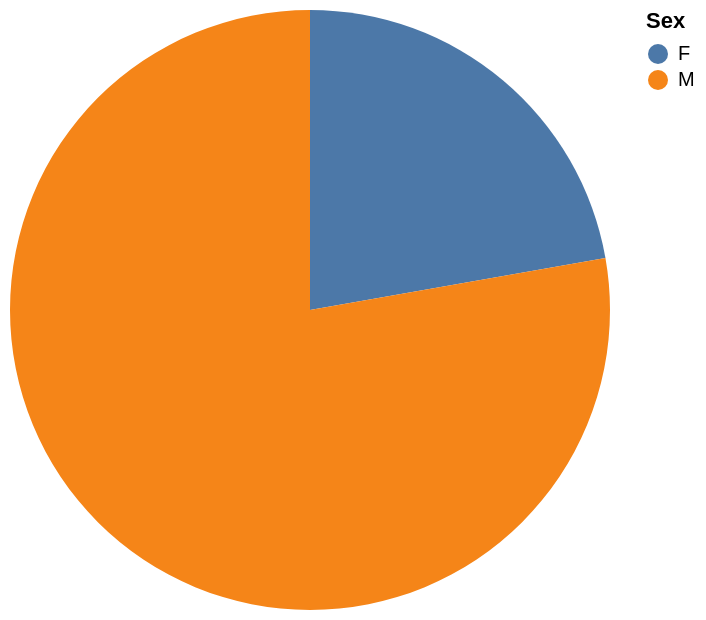

Vega-Lite specification stored for this chart:
### Vega-Lite specification from a JSON file in a GitHub repository (floating-point values rounded to 4 significant figures)
{"data": {"values": [{"x_data": "F", "y_data": 2}, {"x_data": "M", "y_data": 7}]}, "mark": "arc", "encoding": {"theta": {"field": "y_data", "type": "quantitative", "title": "COUNT(Sex)"}, "color": {"field": "x_data", "type": "nominal", "title": "Sex"}}}
